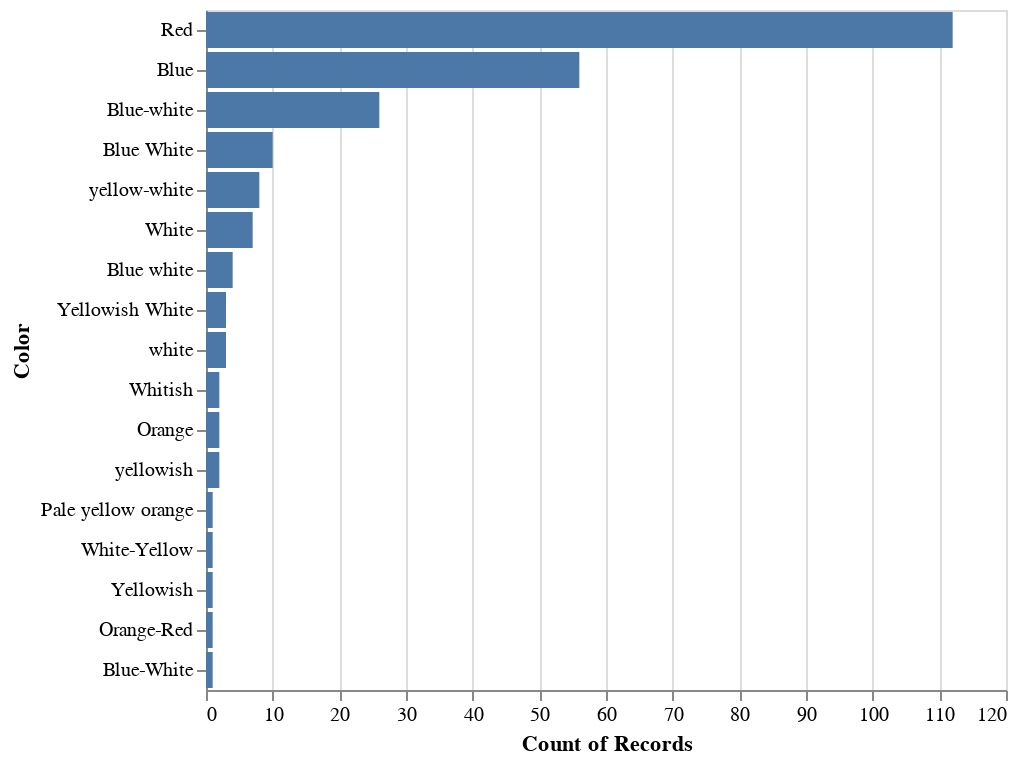

Write notebook code for a chart like this one.
### Markdown cell above
We can see some values that are similar but have some character dissimilarities, such as 'Blue White'

Let's see how the data is distributed and go from there.

### Code cell
alt.Chart(stars).mark_bar().encode(
    x = 'count()',
    y = alt.Y('Color:N', sort = '-x')
    )

### Figure 1 — Vega-Lite specification as saved in the notebook (floating-point values rounded to 4 significant figures; data arrays with more than 128 entries replaced by an {"elided": "..."} marker saying what was removed)
{"config": {"view": {"continuousWidth": 400, "continuousHeight": 300}}, "data": {"name": "data-af7dc25943d1c5450bda96b23b204463"}, "mark": "bar", "encoding": {"x": {"type": "quantitative", "aggregate": "count"}, "y": {"type": "nominal", "field": "Color", "sort": "-x"}}, "$schema": "https://vega.github.io/schema/vega-lite/v4.8.1.json", "datasets": {"data-af7dc25943d1c5450bda96b23b204463": {"elided": "240 records"}}}
